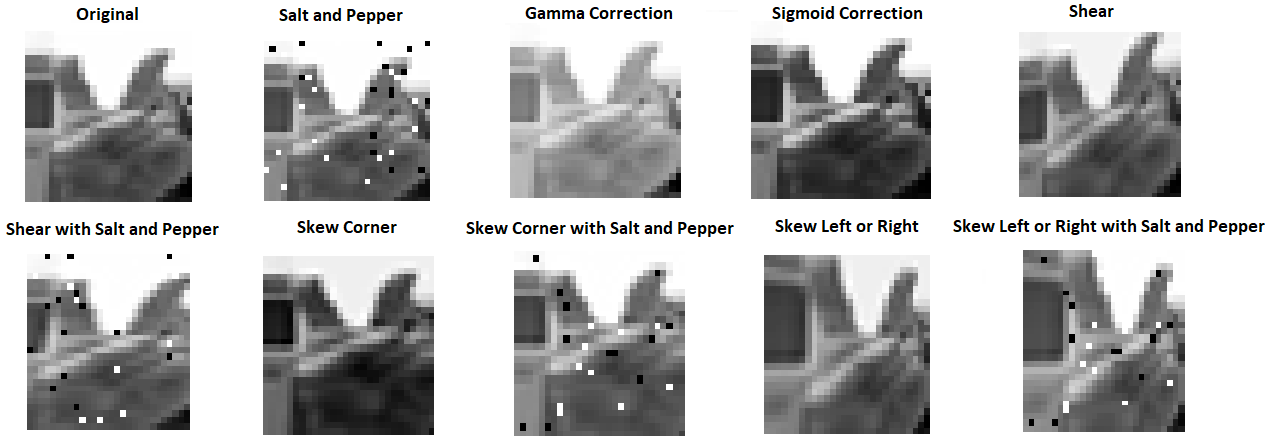
#> input picture Data_Augmentation.jpg, 1272 x 438 px
$ python -i DAOps.py   (imports and definitions only)   (older library calls are emulated)
#> lines starting #> are read from the running program, lines starting #| are printed output that depends on the picture
# -*- coding: utf-8 -*-
"""
Created on Sun Jun 17 15:53:51 2018

@author: Home
"""
#import Skew
from skimage.util import random_noise
from skimage.transform import rotate
import numpy as np
from skimage import exposure
import math
import random
from PIL import Image

# [50 lines left out: functions imgs_gc, imgs_sc, imgs_rotate, imgs_add_s_p, imgs_h_flip, not called in this run]


#Adopted from Augmentor https://github.com/mdbloice/Augmentor
def do_shear(image):

    width, height = image.shape
#> width = 438; height = 1272
    image = Image.fromarray(image, mode=None)

    """randomly choose angle
    """
    angle_to_shear = np.random.randint(-11, -8)
    angle_to_shear = np.append( angle_to_shear, np.random.randint(8, 11))
    angle_to_shear = random.choice(angle_to_shear)

    """randomly choose direction
    """
    directions = ["x", "y"]
    direction = random.choice(directions)
    #print(direction)
    # We use the angle phi in radians later
    phi = math.tan(math.radians(angle_to_shear))

    if direction == "x":
        # Here we need the unknown b, where a is
        # the height of the image and phi is the
        # angle we want to shear (our knowns):
        # b = tan(phi) * a
        shift_in_pixels = phi * height

        if shift_in_pixels > 0:
            shift_in_pixels = math.ceil(shift_in_pixels)
        else:
            shift_in_pixels = math.floor(shift_in_pixels)
        # For negative tilts, we reverse phi and set offset to 0
        # Also matrix offset differs from pixel shift for neg
        # but not for pos so we will copy this value in case
        # we need to change it
        matrix_offset = shift_in_pixels
        if angle_to_shear <= 0:
            shift_in_pixels = abs(shift_in_pixels)
            matrix_offset = 0
            phi = abs(phi) * -1
        # Note: PIL expects the inverse scale, so 1/scale_factor for example.
        transform_matrix = (1, phi, -matrix_offset, 0, 1, 0)
        image = image.transform((int(round(width + shift_in_pixels)), height),
                                Image.AFFINE,
                                transform_matrix,
                                Image.BICUBIC)

        image = image.crop((abs(shift_in_pixels), 0, width, height))
        image = np.array(image.resize((width, height), resample=Image.BICUBIC))
        return image

    elif direction == "y":
        shift_in_pixels = phi * width
#> shift_in_pixels = 69.37

        matrix_offset = shift_in_pixels
#> matrix_offset = 69.37
        if angle_to_shear <= 0:
            shift_in_pixels = abs(shift_in_pixels)
            matrix_offset = 0
            phi = abs(phi) * -1

        transform_matrix = (1, 0, 0,
                            phi, 1, -matrix_offset)
#> transform_matrix = (1, 0, 0, 0.158, 1, -69.37)

        image = image.transform((width, int(round(height + shift_in_pixels))),
                                Image.AFFINE,
                                transform_matrix,
                                Image.BICUBIC)
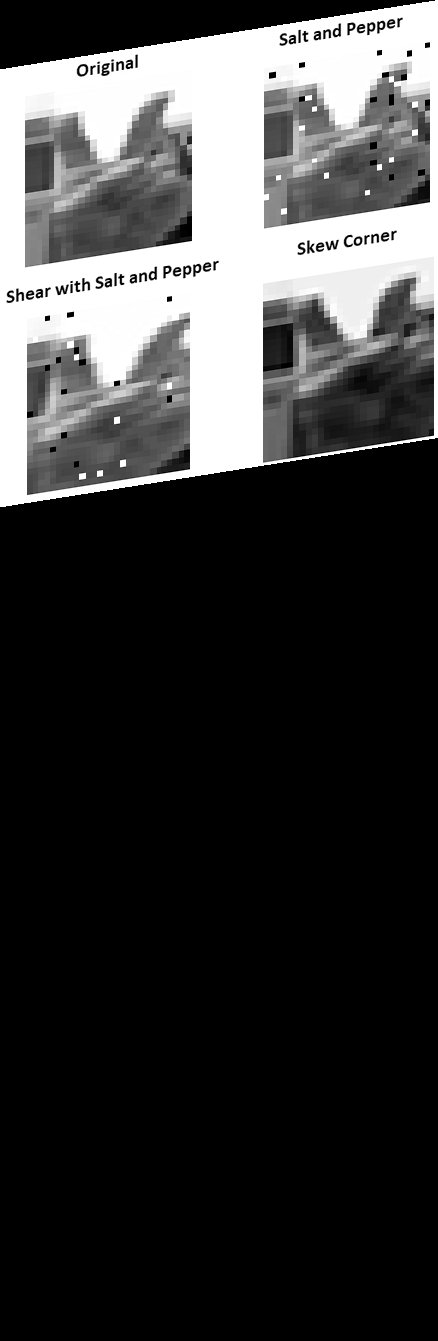
#> image: PIL image 438x1341 L; min 0, max 255, mean 57.8

        image = image.crop((0, abs(shift_in_pixels), width, height))
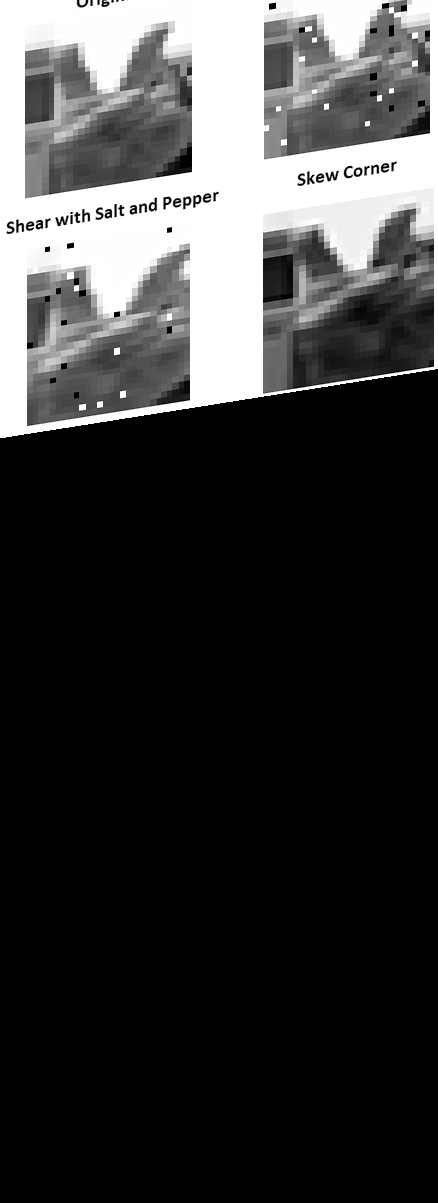
#> image: PIL image 438x1203 L; min 0, max 255, mean 57.6
        image = np.array(image.resize((width, height), resample=Image.BICUBIC))
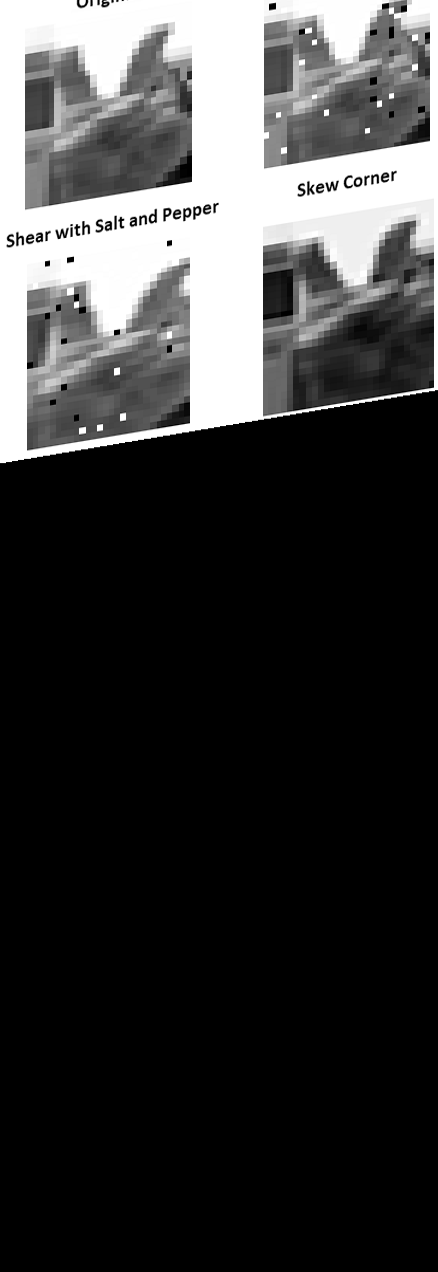
#> image: shape (1272, 438); min 0, max 255, mean 57.6
        return image

# [104 lines left out: functions imgs_shear, do_skew, imgs_skew, not called in this run]

>>> import cv2
>>> picture = cv2.imread('Data_Augmentation.jpg', cv2.IMREAD_GRAYSCALE)
>>> result = do_shear(picture)

$ run again, on ASL_with_digits.jpg
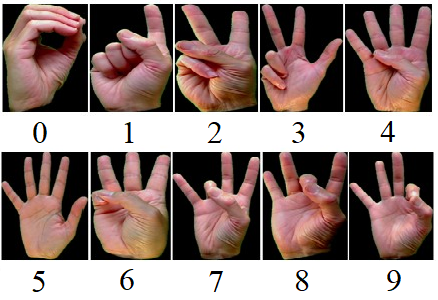
#> input picture ASL_with_digits.jpg, 438 x 300 px
#> `picture = cv2.imread('Data_Augmentation.jpg', cv2.IMREAD_GRAYSCALE)`:
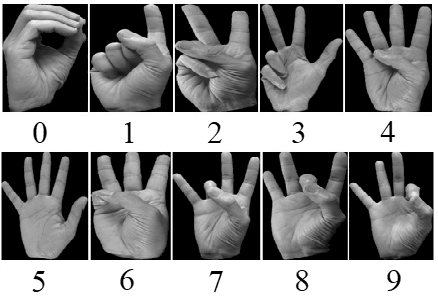
#> picture: shape (300, 438); min 0, max 255, mean 130.7
#> in do_shear, `image = np.array(image.resize((width, height), resample=Image.BICUBIC))`:
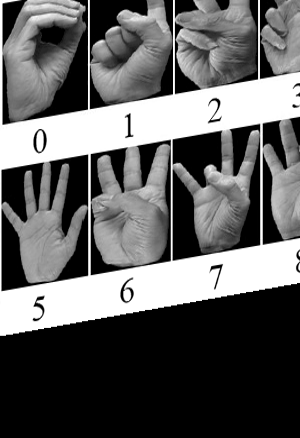
#> image: shape (438, 300); min 0, max 255, mean 96.8

$ run again, on NUS.jpg
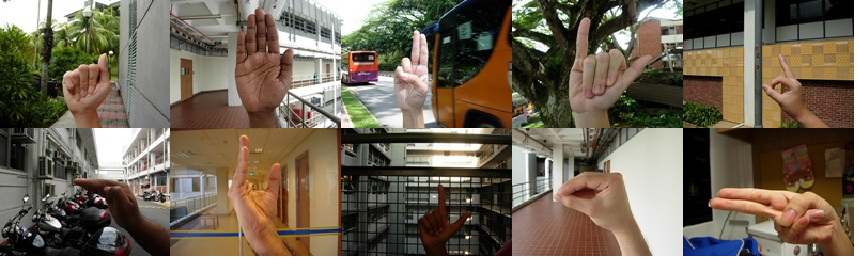
#> input picture NUS.jpg, 858 x 259 px
#> `picture = cv2.imread('Data_Augmentation.jpg', cv2.IMREAD_GRAYSCALE)`:
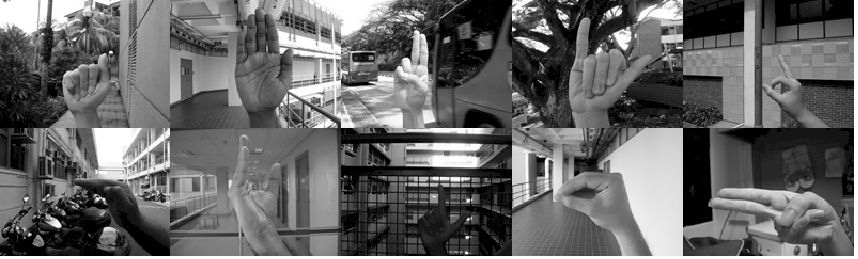
#> picture: shape (259, 858); min 0, max 255, mean 103.5
#> in do_shear, `image = np.array(image.resize((width, height), resample=Image.BICUBIC))`:
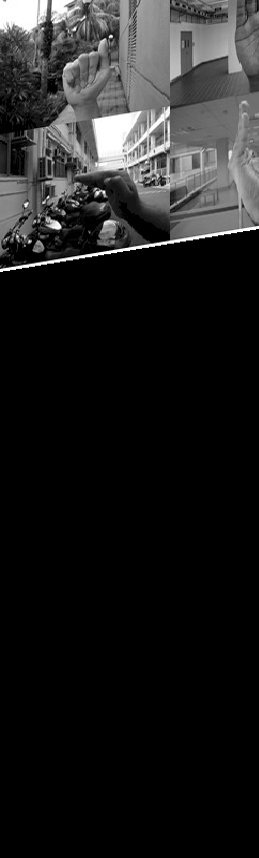
#> image: shape (858, 259); min 0, max 255, mean 30.4
